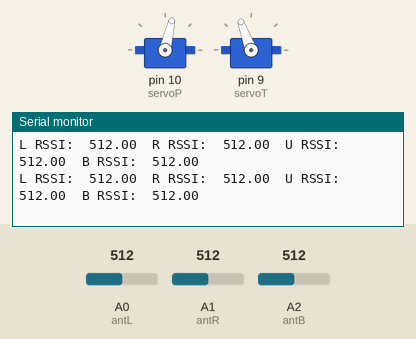
This sketch was run on a simulated Arduino Uno, built with avr-gcc and run on an emulated ATmega328P. Shown: 2 × servo, the last lines printed to the serial monitor. The inputs (shaded band) are chosen by the test bench; at power-on: A0 (antL) = 512, A1 (antR) = 512, A2 (antB) = 512.

Above: at 1.2 s.
1.3 s: A0 (antL) set to 107
At 1.4 s:
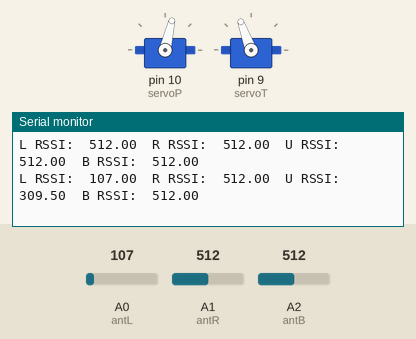
4.3 s: A0 (antL) set to 94
At 4.32 s:
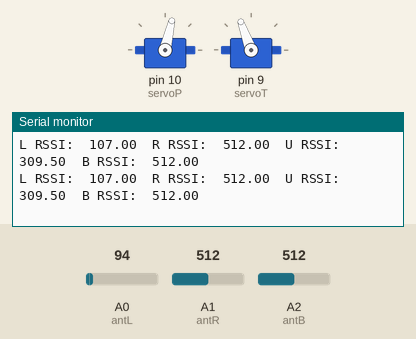
7.3 s: A1 (antR) set to 114
At 7.31 s:
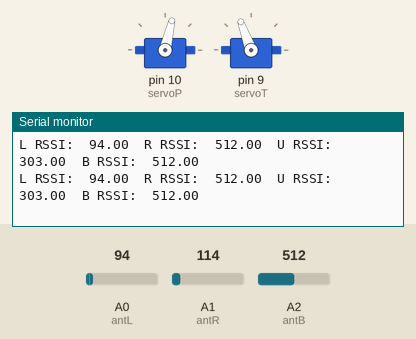
8.8 s: A1 (antR) set to 105
At 8.81 s:
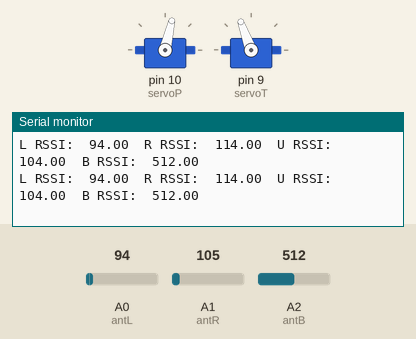
11.8 s: A2 (antB) set to 109
At 11.82 s:
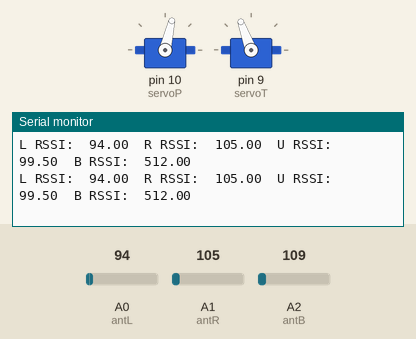
14.8 s: A2 (antB) set to 94
At 14.83 s:
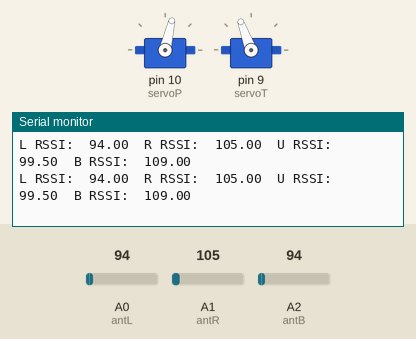
Timing chart, 0 to 17.8 s (numbered marks = the images above; inputs shaded):
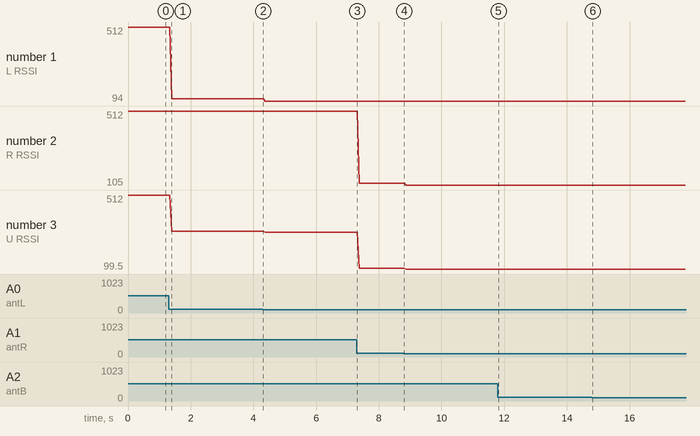

Measured:
- after the input at 1.3 s, the serial monitor: prints a new line after 0.10 s (image 1)
- plotted number 1: 512 → 107 after the input at 1.3 s, 107 → 94 after the input at 4.3 s
- plotted number 2: 512 → 114 after the input at 7.3 s, 114 → 105 after the input at 8.8 s
- plotted number 3: 512 → 309.5 after the input at 1.3 s, 309.5 → 303 after the input at 4.3 s, 303 → 104 after the input at 7.3 s, 104 → 99.5 after the input at 8.8 s

The sketch:

tracker03.ino
```cpp
/*
 * Servo control limits
 * Tilt:  650   up
 *        1800  down
 *
 * Pan:   600   right
 *        2000  left
 *
 * Pins:
 * A0   RSSI Left
 * A1   RSSI Right
 * A2   RSSI Bottom
 * D9   Tilt servo yellow lead
 * D10  Pan servo yellow lead
 */

#include <Servo.h>
Servo servoT;
Servo servoP;

int pan = 1225;
int tilt = 1300;

int antL = A0;
int antR = A1;
int antB = A2;

bool boolSignal = 0;

float antLRSSI = 1; // A0 value
float antRRSSI = 1; // A1 value
float antBRSSI = 1; // A2 value
float antURSSI; // (antL + antR)/2
///////////////////////////////////////////////////////////////////////////////////////////////
void setup()
{
  Serial.begin(9600);

  // Define the limits of the servos rotation.
  servoP.attach(10,600,2000);
  servoT.attach(9,650,1800);

  // Set the gimbal to a level starting position.
  servoP.write(1200); // about centred
  servoT.write(1350); //about level
}
///////////////////////////////////////////////////////////////////////////////////////////////
void loop()
{
  readRSSI();
  //pointAnt();
}
///////////////////////////////////////////////////////////////////////////////////////////////
void readRSSI()
{
  // Read the signal strength (RSSI) from each of the positioning antenna.

  // Comment these out and the real ones back in once I can read the RSSI.
  //antLRSSI = 1;
  //antRRSSI = 1;
  //antBRSSI = 1;

  antLRSSI = analogRead(antL);
  antRRSSI = analogRead(antR);
  antBRSSI = analogRead(antB);
  antURSSI = (antLRSSI + antRRSSI)/2;

  Serial.print("L RSSI:\t");
  Serial.print(antLRSSI);
  Serial.print("\tR RSSI:\t");
  Serial.print(antRRSSI);
  Serial.print("\tU RSSI:\t");
  Serial.print(antURSSI);
  Serial.print("\tB RSSI:\t");
  Serial.println(antBRSSI);
}
///////////////////////////////////////////////////////////////////////////////////////////////
void pointAnt()
{
  // Now we know where the signal strength is strongest, we can use the servos on the gimbal to
  // point the receiving antenna to the signal source.
  if (antLRSSI > 500)
  {
    if (antRRSSI > 500)
    {
      if (antBRSSI > 500)
      {
        if (antURSSI > 500)
        {
          boolSignal = 0;
          //We've not got a signal on any of the positioning antennas so return to central position
          servoP.write(1225);
          servoP.write(1300);
        }
        else
        {
          boolSignal = 1;
        }
      }
    }
  }

  if (boolSignal = 1) // We have a signal, so follow it
  {
    // pan
    // right
    if (antLRSSI > antRRSSI) // The RSSI output goes low for high signal strength. Not what you'd expect.
    {
      servoP.write(pan);
      pan--;
    }
    // left
    if (antLRSSI < antRRSSI)
    {
      servoP.write(pan);
      pan++;
    }

    // tilt
    // up
    if (antBRSSI > antURSSI)
    {
      servoP.write(tilt);
      tilt--;
    }
    // down
    if (antBRSSI < antURSSI)
    {
      servoP.write(tilt);
      tilt++;
    }
  }
}
```
